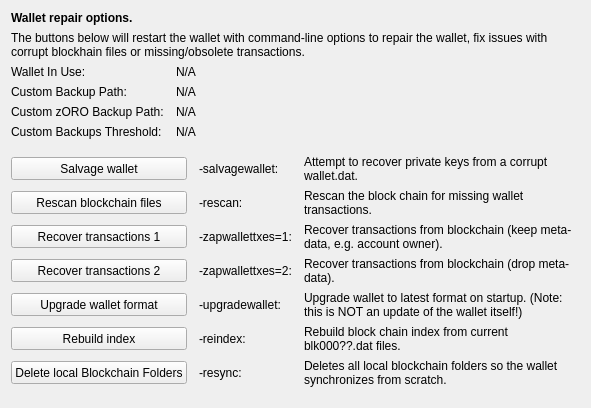
     <widget class="QWidget" name="tab_repair">
      <attribute name="title">
       <string>&amp;Wallet Repair</string>
      </attribute>
      <layout class="QGridLayout" name="gridLayout_4" columnstretch="0,0,0,0">
       <property name="horizontalSpacing">
        <number>12</number>
       </property>
       <item row="0" column="0" colspan="4">
        <widget class="QLabel" name="label_repair_header">
         <property name="font">
          <font>
           <weight>75</weight>
           <bold>true</bold>
          </font>
         </property>
         <property name="text">
          <string>Wallet repair options.</string>
         </property>
        </widget>
       </item>
       <item row="1" column="0" colspan="4">
        <widget class="QLabel" name="label_repair_helptext">
         <property name="font">
          <font>
           <weight>50</weight>
           <bold>false</bold>
          </font>
         </property>
         <property name="text">
          <string>The buttons below will restart the wallet with command-line options to repair the wallet, fix issues with corrupt blockhain files or missing/obsolete transactions.</string>
         </property>
         <property name="wordWrap">
          <bool>true</bool>
         </property>
        </widget>
       </item>
       <item row="2" column="0">
        <widget class="QLabel" name="wallet_path_label">
         <property name="text">
          <string>Wallet In Use:</string>
         </property>
        </widget>
       </item>
       <item row="2" column="1" colspan="3">
        <widget class="QLabel" name="wallet_path">
         <property name="cursor">
          <cursorShape>IBeamCursor</cursorShape>
         </property>
         <property name="text">
          <string>N/A</string>
         </property>
         <property name="textFormat">
          <enum>Qt::PlainText</enum>
         </property>
         <property name="textInteractionFlags">
          <set>Qt::LinksAccessibleByMouse|Qt::TextSelectableByKeyboard|Qt::TextSelectableByMouse</set>
         </property>
        </widget>
       </item>
       <item row="3" column="0">
        <widget class="QLabel" name="wallet_custombackuppath_label">
         <property name="visible">
          <bool>false</bool>
         </property>
         <property name="text">
          <string>Custom Backup Path:</string>
         </property>
        </widget>
       </item>
       <item row="3" column="1" colspan="3">
        <widget class="QLabel" name="wallet_custombackuppath">
         <property name="cursor">
          <cursorShape>IBeamCursor</cursorShape>
         </property>
         <property name="visible">
          <bool>false</bool>
         </property>
         <property name="text">
          <string>N/A</string>
         </property>
         <property name="textFormat">
          <enum>Qt::PlainText</enum>
         </property>
         <property name="textInteractionFlags">
          <set>Qt::LinksAccessibleByMouse|Qt::TextSelectableByKeyboard|Qt::TextSelectableByMouse</set>
         </property>
        </widget>
       </item>
       <item row="4" column="0">
        <widget class="QLabel" name="wallet_customzorobackuppath_label">
         <property name="visible">
          <bool>false</bool>
         </property>
         <property name="text">
          <string>Custom zORO Backup Path:</string>
         </property>
        </widget>
       </item>
       <item row="4" column="1" colspan="3">
        <widget class="QLabel" name="wallet_customzorobackuppath">
         <property name="cursor">
          <cursorShape>IBeamCursor</cursorShape>
         </property>
         <property name="visible">
          <bool>false</bool>
         </property>
         <property name="text">
          <string>N/A</string>
         </property>
         <property name="textFormat">
          <enum>Qt::PlainText</enum>
         </property>
         <property name="textInteractionFlags">
          <set>Qt::LinksAccessibleByMouse|Qt::TextSelectableByKeyboard|Qt::TextSelectableByMouse</set>
         </property>
        </widget>
       </item>
       <item row="5" column="0">
        <widget class="QLabel" name="wallet_custombackupthreshold_label">
         <property name="visible">
          <bool>false</bool>
         </property>
         <property name="text">
          <string>Custom Backups Threshold:</string>
         </property>
        </widget>
       </item>
       <item row="5" column="1" colspan="3">
        <widget class="QLabel" name="wallet_custombackupthreshold">
         <property name="cursor">
          <cursorShape>IBeamCursor</cursorShape>
         </property>
         <property name="visible">
          <bool>false</bool>
         </property>
         <property name="text">
          <string>N/A</string>
         </property>
         <property name="textFormat">
          <enum>Qt::PlainText</enum>
         </property>
         <property name="textInteractionFlags">
          <set>Qt::LinksAccessibleByMouse|Qt::TextSelectableByKeyboard|Qt::TextSelectableByMouse</set>
         </property>
        </widget>
       </item>
       <item row="6" column="0">
        <spacer name="verticalSpacer_repair1">
         <property name="orientation">
          <enum>Qt::Vertical</enum>
         </property>
         <property name="sizeHint" stdset="0">
          <size>
           <width>10</width>
           <height>10</height>
          </size>
         </property>
        </spacer>
       </item>
       <item row="7" column="0" colspan="2">
        <widget class="QPushButton" name="btn_salvagewallet">
         <property name="minimumSize">
          <size>
           <width>100</width>
           <height>23</height>
          </size>
         </property>
         <property name="text">
          <string>Salvage wallet</string>
         </property>
        </widget>
       </item>
       <item row="7" column="2">
        <widget class="QLabel" name="label_repair_salvage_command">
         <property name="text">
          <string notr="true">-salvagewallet:</string>
         </property>
        </widget>
       </item>
       <item row="7" column="3">
        <widget class="QLabel" name="label_repair_salvage">
         <property name="text">
          <string>Attempt to recover private keys from a corrupt wallet.dat.</string>
         </property>
         <property name="wordWrap">
          <bool>true</bool>
         </property>
        </widget>
       </item>
       <item row="8" column="0" colspan="2">
        <widget class="QPushButton" name="btn_rescan">
         <property name="minimumSize">
          <size>
           <width>100</width>
           <height>23</height>
          </size>
         </property>
         <property name="text">
          <string>Rescan blockchain files</string>
         </property>
        </widget>
       </item>
       <item row="8" column="2">
        <widget class="QLabel" name="label_repair_rescan_command">
         <property name="text">
          <string notr="true">-rescan:</string>
         </property>
        </widget>
       </item>
       <item row="8" column="3">
        <widget class="QLabel" name="label_repair_rescan">
         <property name="text">
          <string>Rescan the block chain for missing wallet transactions.</string>
         </property>
         <property name="wordWrap">
          <bool>true</bool>
         </property>
        </widget>
       </item>
       <item row="9" column="0" colspan="2">
        <widget class="QPushButton" name="btn_zapwallettxes1">
         <property name="minimumSize">
          <size>
           <width>100</width>
           <height>23</height>
          </size>
         </property>
         <property name="text">
          <string>Recover transactions 1</string>
         </property>
        </widget>
       </item>
       <item row="9" column="2">
        <widget class="QLabel" name="label_repair_zap1_command">
         <property name="text">
          <string notr="true">-zapwallettxes=1:</string>
         </property>
        </widget>
       </item>
       <item row="9" column="3">
        <widget class="QLabel" name="label_repair_zap1">
         <property name="text">
          <string>Recover transactions from blockchain (keep meta-data, e.g. account owner).</string>
         </property>
         <property name="wordWrap">
          <bool>true</bool>
         </property>
        </widget>
       </item>
       <item row="10" column="0" colspan="2">
        <widget class="QPushButton" name="btn_zapwallettxes2">
         <property name="minimumSize">
          <size>
           <width>100</width>
           <height>23</height>
          </size>
         </property>
         <property name="text">
          <string>Recover transactions 2</string>
         </property>
        </widget>
       </item>
       <item row="10" column="2">
        <widget class="QLabel" name="label_repair_zap2_command">
         <property name="text">
          <string notr="true">-zapwallettxes=2:</string>
         </property>
        </widget>
       </item>
       <item row="10" column="3">
        <widget class="QLabel" name="label_repair_zap2">
         <property name="text">
          <string>Recover transactions from blockchain (drop meta-data).</string>
         </property>
         <property name="wordWrap">
          <bool>true</bool>
         </property>
        </widget>
       </item>
       <item row="11" column="0" colspan="2">
        <widget class="QPushButton" name="btn_upgradewallet">
         <property name="minimumSize">
          <size>
           <width>100</width>
           <height>23</height>
          </size>
         </property>
         <property name="text">
          <string>Upgrade wallet format</string>
         </property>
        </widget>
       </item>
       <item row="11" column="2">
        <widget class="QLabel" name="label_repair_upgrade_command">
         <property name="text">
          <string notr="true">-upgradewallet:</string>
         </property>
        </widget>
       </item>
       <item row="11" column="3">
        <widget class="QLabel" name="label_repair_upgrade">
         <property name="text">
          <string>Upgrade wallet to latest format on startup. (Note: this is NOT an update of the wallet itself!)</string>
         </property>
         <property name="wordWrap">
          <bool>true</bool>
         </property>
        </widget>
       </item>
       <item row="12" column="0" colspan="2">
        <widget class="QPushButton" name="btn_reindex">
         <property name="minimumSize">
          <size>
           <width>100</width>
           <height>23</height>
          </size>
         </property>
         <property name="text">
          <string>Rebuild index</string>
         </property>
        </widget>
       </item>
       <item row="12" column="2">
        <widget class="QLabel" name="label_repair_reindex_command">
         <property name="text">
          <string notr="true">-reindex:</string>
         </property>
        </widget>
       </item>
       <item row="12" column="3">
        <widget class="QLabel" name="label_repair_reindex">
         <property name="text">
          <string>Rebuild block chain index from current blk000??.dat files.</string>
         </property>
         <property name="wordWrap">
          <bool>true</bool>
         </property>
        </widget>
       </item>
       <item row="13" column="0" colspan="2">
        <widget class="QPushButton" name="btn_resync">
         <property name="minimumSize">
          <size>
           <width>100</width>
           <height>23</height>
          </size>
         </property>
         <property name="text">
          <string>Delete local Blockchain Folders</string>
         </property>
        </widget>
       </item>
       <item row="13" column="2">
        <widget class="QLabel" name="label_repair_resync_command">
         <property name="text">
          <string>-resync:</string>
         </property>
        </widget>
       </item>
       <item row="13" column="3">
        <widget class="QLabel" name="label_repair_resync">
         <property name="text">
          <string>Deletes all local blockchain folders so the wallet synchronizes from scratch.</string>
         </property>
         <property name="wordWrap">
          <bool>true</bool>
         </property>
        </widget>
       </item>
       <item row="14" column="0">
        <spacer name="verticalSpacer_repair2">
         <property name="orientation">
          <enum>Qt::Vertical</enum>
         </property>
         <property name="sizeHint" stdset="0">
          <size>
           <width>20</width>
           <height>10</height>
          </size>
         </property>
        </spacer>
       </item>
      </layout>
     </widget>
